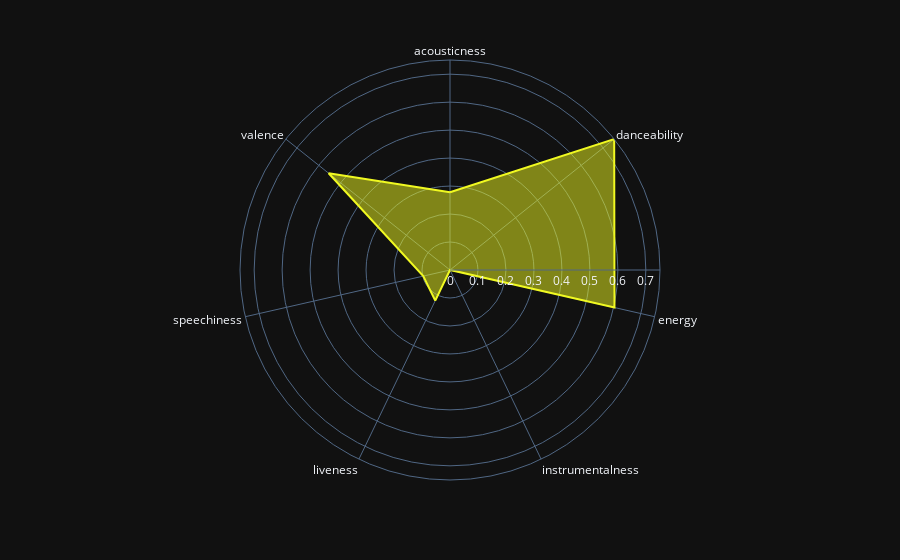

Write notebook code for a chart like this one.
### Code cell
# top 10 
top_10 = top_20[:10]

fig = px.line_polar(top_10, theta=carac, r= top_10[carac].mean(), line_close=True, template="plotly_dark", 
                    color_discrete_sequence=px.colors.sequential.Plasma_r)
fig.update_traces(fill='toself')
fig.update_layout(autosize = False)
fig.show()

### Figure 1 — Plotly figure (JSON) as saved in the notebook; plotly's stock layout.template omitted (floating-point values rounded to 4 significant figures)
{"data": [{"fill": "toself", "hovertemplate": "r=%{r}<br>theta=%{theta}<extra></extra>", "legendgroup": "", "line": {"color": "#f0f921", "dash": "solid"}, "marker": {"symbol": "circle"}, "mode": "lines", "name": "", "r": [0.2779, 0.7506, 0.603, 1.512e-06, 0.1215, 0.09799, 0.5548, 0.2779], "showlegend": false, "subplot": "polar", "theta": ["acousticness", "danceability", "energy", "instrumentalness", "liveness", "speechiness", "valence", "acousticness"], "type": "scatterpolar"}], "layout": {"autosize": false, "legend": {"tracegroupgap": 0}, "margin": {"t": 60}, "polar": {"angularaxis": {"direction": "clockwise", "rotation": 90}, "domain": {"x": [0, 1], "y": [0, 1]}}}}
